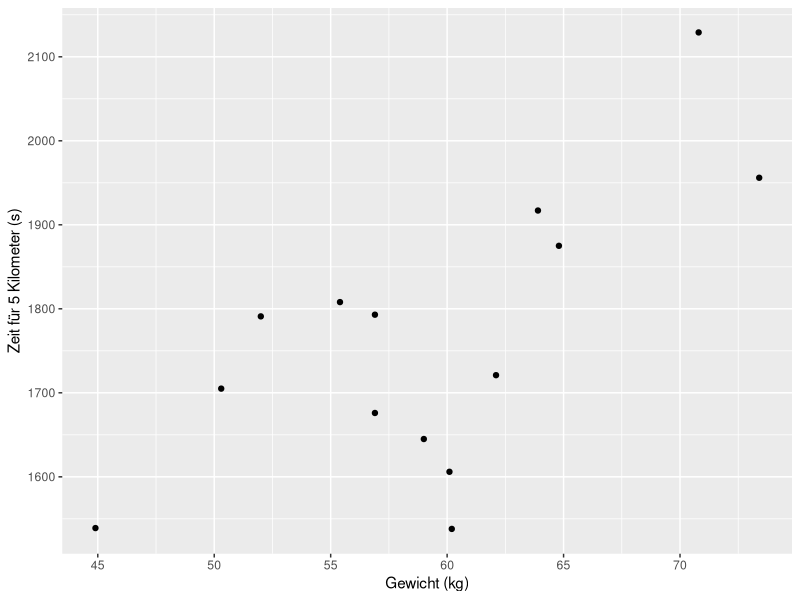
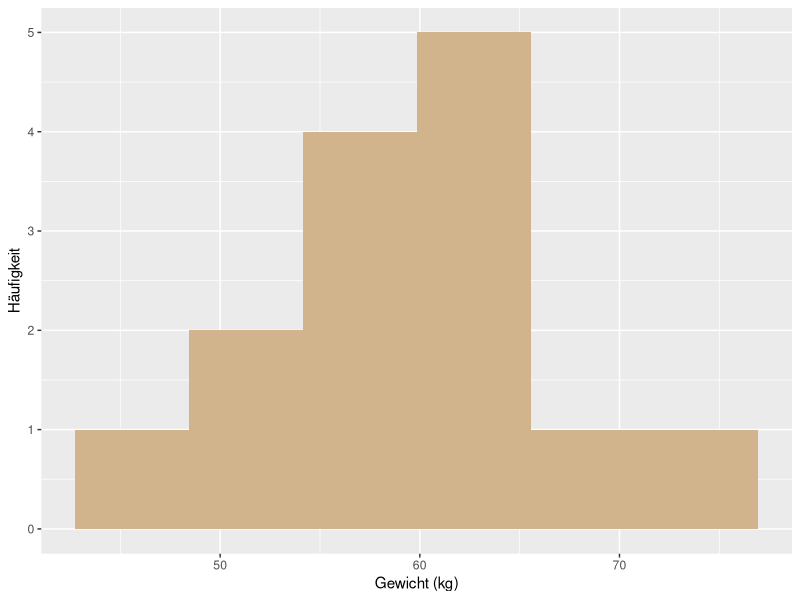
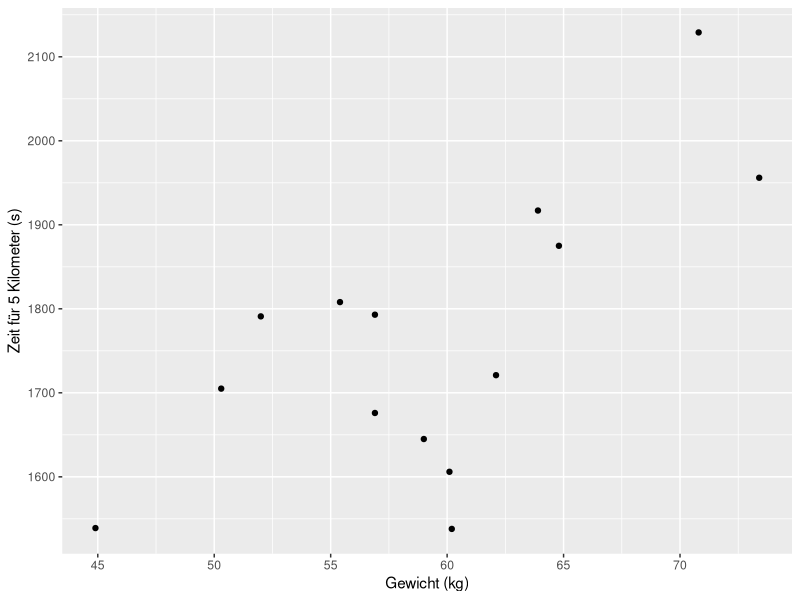
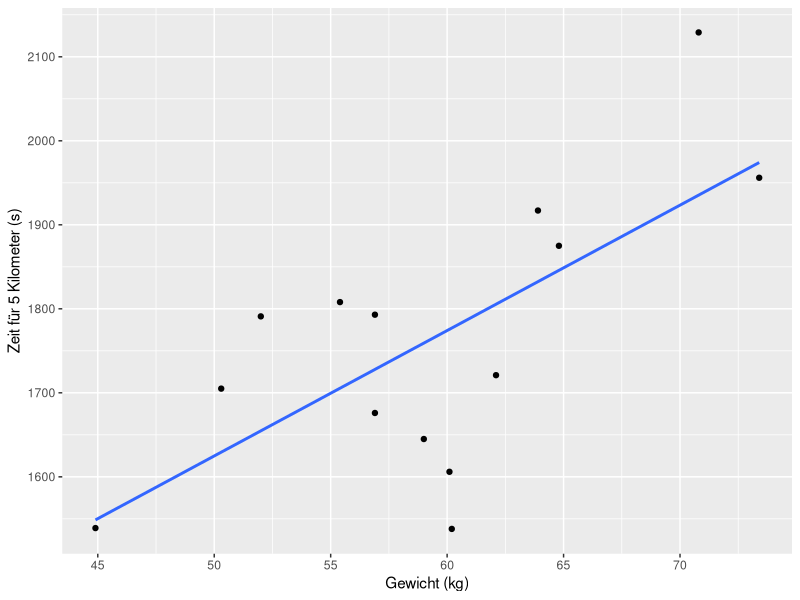
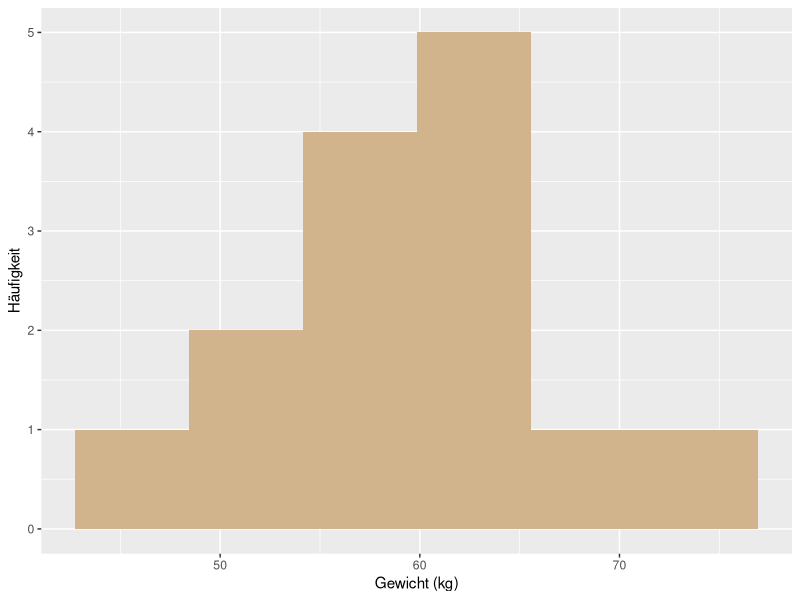

The R source for these figures, in order:
runners <- read.csv("runners.csv", header=TRUE)

mean(runners$weight)

library(ggplot2)

p <- ggplot(runners, aes(x = weight, y=time))
p <- p + geom_point()
p <- p + xlab("Gewicht (kg)") + ylab("Zeit für 5 Kilometer (s)")
p

png("zeit_vs_gewicht.png", width = 8, height = 6, units = "cm", res = 300)
p
dev.off()


p1 <- p
p1 <- p1  +  geom_smooth(method='lm', se=FALSE)
 
png("zeit_vs_gewicht_regression.png", width = 8, height = 6, units = "cm", res = 300)
p1
dev.off()



p2 <- ggplot(runners, aes(x = weight))
p2 <- p2 + geom_histogram(bins=6, fill="tan")
p2 <- p2 + xlab("Gewicht (kg)") + ylab("Häufigkeit")
p2

png("histogram.png", width = 8, height = 6, units = "cm", res = 300)
p2
dev.off()

